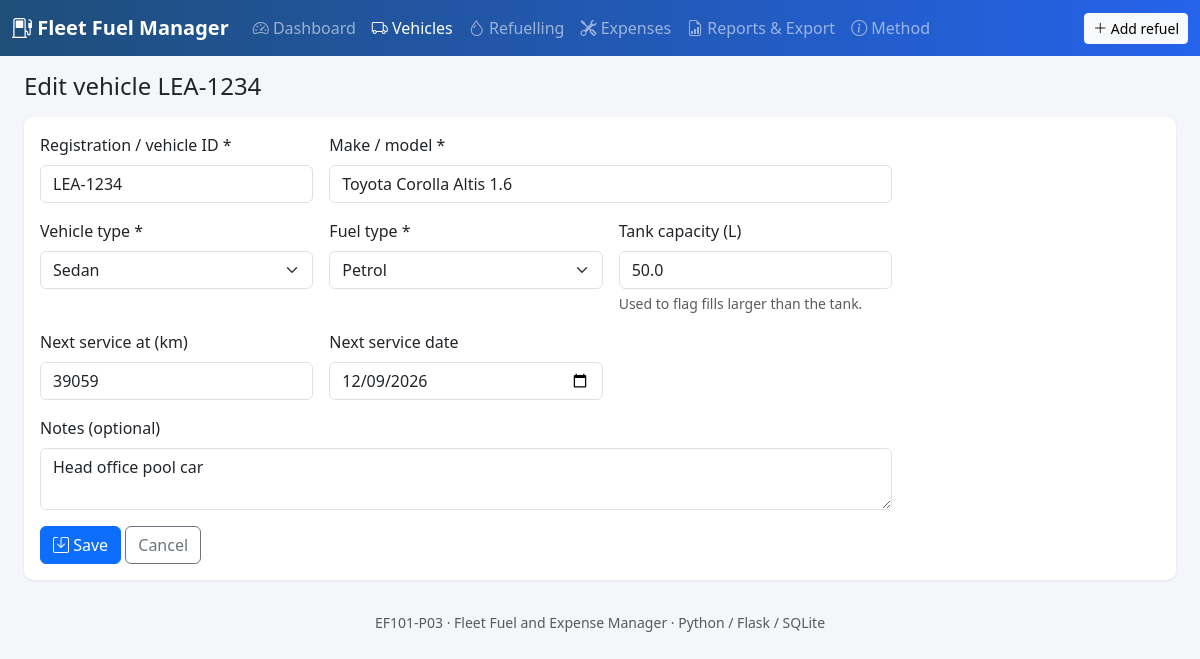
/vehicles/1/edit, run on the app's committed database.
### tables this page shows
CREATE TABLE vehicles (
    id                INTEGER PRIMARY KEY AUTOINCREMENT,
    reg_no            TEXT NOT NULL UNIQUE,
    make_model        TEXT NOT NULL,
    vehicle_type      TEXT NOT NULL,
    fuel_type         TEXT NOT NULL,
    tank_capacity     REAL,              -- litres, used for validation
    next_service_km   REAL,              -- maintenance reminder (bonus)
    next_service_date TEXT,              -- maintenance reminder (bonus)
    notes             TEXT,
    active            INTEGER NOT NULL DEFAULT 1,
    created_at        TEXT NOT NULL DEFAULT (datetime('now'))
);

### app.py (the view, shortened to what this page needs)
@app.route("/vehicles/new", methods=["GET", "POST"])
@app.route("/vehicles/<int:vid>/edit", methods=["GET", "POST"])
def vehicle_form(vid=None):
    db = get_db()
    existing = db.execute("SELECT * FROM vehicles WHERE id = ?", (vid,)).fetchone() if vid else None
    if vid and not existing:
        flash("Vehicle not found.", "danger")
        return redirect(url_for("vehicles"))
    return render_template("vehicle_form.html", v=dict(existing) if existing else {},
                           vid=vid, types=VEHICLE_TYPES, fuels=FUEL_TYPES)

### app.py (called while the page is built)
@app.context_processor
def inject_globals():
    return dict(CURRENCY=CURRENCY, today=date.today().isoformat())

### db.py (called while the page is built)
def connect(path=DB_PATH):
    os.makedirs(os.path.dirname(path), exist_ok=True)
    conn = sqlite3.connect(path)
    conn.row_factory = sqlite3.Row
    conn.execute("PRAGMA foreign_keys = ON")
    return conn

def get_db():
    if "db" not in g:
        g.db = connect()
    return g.db

### templates/vehicle_form.html (shortened to what this page needs)
{% extends 'base.html' %}
{% block content %}
<h1 class="h4 mb-3">{{ 'Edit vehicle ' ~ v.reg_no if vid else 'Add vehicle' }}</h1>
<form method="post" class="card"><div class="card-body row g-3" style="max-width:900px">
  <div class="col-md-4">
    <label class="form-label">Registration / vehicle ID *</label>
    <input name="reg_no" class="form-control text-uppercase" required value="{{ v.reg_no or '' }}" placeholder="e.g. LEA-1234">
  </div>
  <div class="col-md-8">
    <label class="form-label">Make / model *</label>
    <input name="make_model" class="form-control" required value="{{ v.make_model or '' }}" placeholder="e.g. Toyota Corolla 1.6">
  </div>
  <div class="col-md-4">
    <label class="form-label">Vehicle type *</label>
    <select name="vehicle_type" class="form-select" required>
      {% for t in types %}<option {{ 'selected' if v.vehicle_type==t }}>{{ t }}</option>{% endfor %}
    </select>
  </div>
  <div class="col-md-4">
    <label class="form-label">Fuel type *</label>
    <select name="fuel_type" class="form-select" required>
      {% for t in fuels %}<option {{ 'selected' if v.fuel_type==t }}>{{ t }}</option>{% endfor %}
    </select>
  </div>
  <div class="col-md-4">
    <label class="form-label">Tank capacity (L)</label>
    <input name="tank_capacity" type="number" step="0.1" min="1" class="form-control" value="{{ v.tank_capacity or '' }}">
    <div class="form-text">Used to flag fills larger than the tank.</div>
  </div>
  <div class="col-md-4">
    <label class="form-label">Next service at (km)</label>
    <input name="next_service_km" type="number" step="1" class="form-control" value="{{ v.next_service_km|int if v.next_service_km else '' }}">
  </div>
  <div class="col-md-4">
    <label class="form-label">Next service date</label>
    <input name="next_service_date" type="date" class="form-control" value="{{ v.next_service_date or '' }}">
  </div>
  <div class="col-12">
    <label class="form-label">Notes (optional)</label>
    <textarea name="notes" rows="2" class="form-control">{{ v.notes or '' }}</textarea>
  </div>
  <div class="col-12">
    <button class="btn btn-primary"><i class="bi bi-save"></i> Save</button>
    <a class="btn btn-outline-secondary" href="{{ url_for('vehicles') }}">Cancel</a>
  </div>
</div></form>
{% endblock %}

### static/style.css (style rules this page uses)
body { background: #f4f6f9; }
.card { border: 0; box-shadow: 0 1px 3px rgba(15, 23, 42, .08); border-radius: .6rem; }

### data on the page
vehicles: reg_no "Edit vehicle LEA-1234", reg_no "LEA-1234", make_model "Toyota Corolla Altis 1.6", tank_capacity "50.0", next_service_km "39059", next_service_date "12/09/2026", notes "Head office pool car"

### other printed values
form field vehicle_type "Sedan"
form field fuel_type "Petrol"
